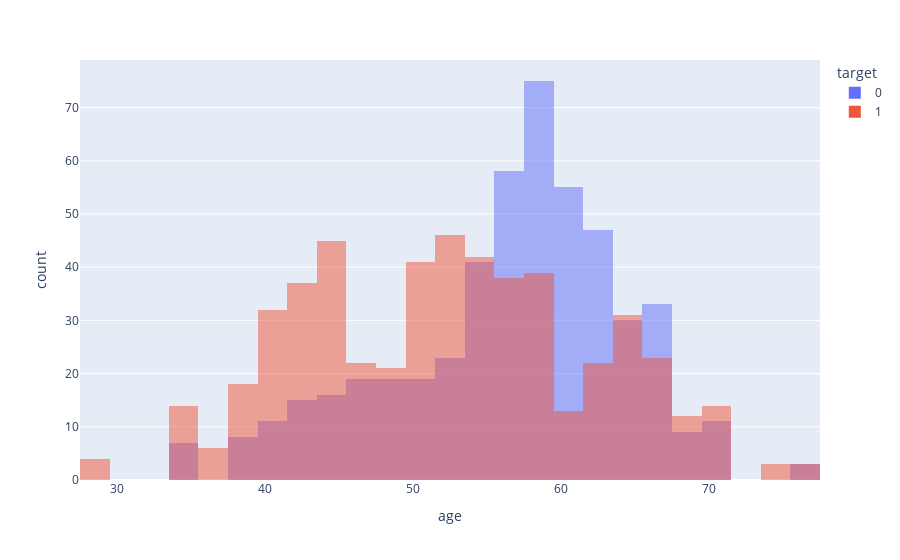

Notebook code cell kept with this figure:
### Code cell
# Histogram of age grouped by target
fig = px.histogram(data_frame=df, x='age', color='target', barmode='overlay')
fig.show()


print("Mean of Age grouped by Target:")
print(df.groupby('target')['age'].mean())
print("-------------------------------------")

print("Median of Age grouped by Target:")
print(df.groupby('target')['age'].median())
print("-------------------------------------")

print("Mode of Age grouped by Target:")
print(df.groupby('target')['age'].agg(pd.Series.mode))
print("-------------------------------------")

### Figure 1 — Plotly figure (JSON) as saved in the notebook; plotly's stock layout.template omitted (floating-point values rounded to 4 significant figures; data arrays with more than 128 entries replaced by an {"elided": "..."} marker saying what was removed)
{"data": [{"alignmentgroup": "True", "bingroup": "x", "hovertemplate": "target=0<br>age=%{x}<br>count=%{y}<extra></extra>", "legendgroup": "0", "marker": {"color": "#636efa", "opacity": 0.5, "pattern": {"shape": ""}}, "name": "0", "offsetgroup": "0", "orientation": "v", "showlegend": true, "type": "histogram", "x": {"elided": "499 int values"}, "xaxis": "x", "yaxis": "y"}, {"alignmentgroup": "True", "bingroup": "x", "hovertemplate": "target=1<br>age=%{x}<br>count=%{y}<extra></extra>", "legendgroup": "1", "marker": {"color": "#EF553B", "opacity": 0.5, "pattern": {"shape": ""}}, "name": "1", "offsetgroup": "1", "orientation": "v", "showlegend": true, "type": "histogram", "x": {"elided": "526 int values"}, "xaxis": "x", "yaxis": "y"}], "layout": {"barmode": "overlay", "legend": {"title": {"text": "target"}, "tracegroupgap": 0}, "margin": {"t": 60}, "xaxis": {"anchor": "y", "domain": [0, 1], "title": {"text": "age"}}, "yaxis": {"anchor": "x", "domain": [0, 1], "title": {"text": "count"}}}}
